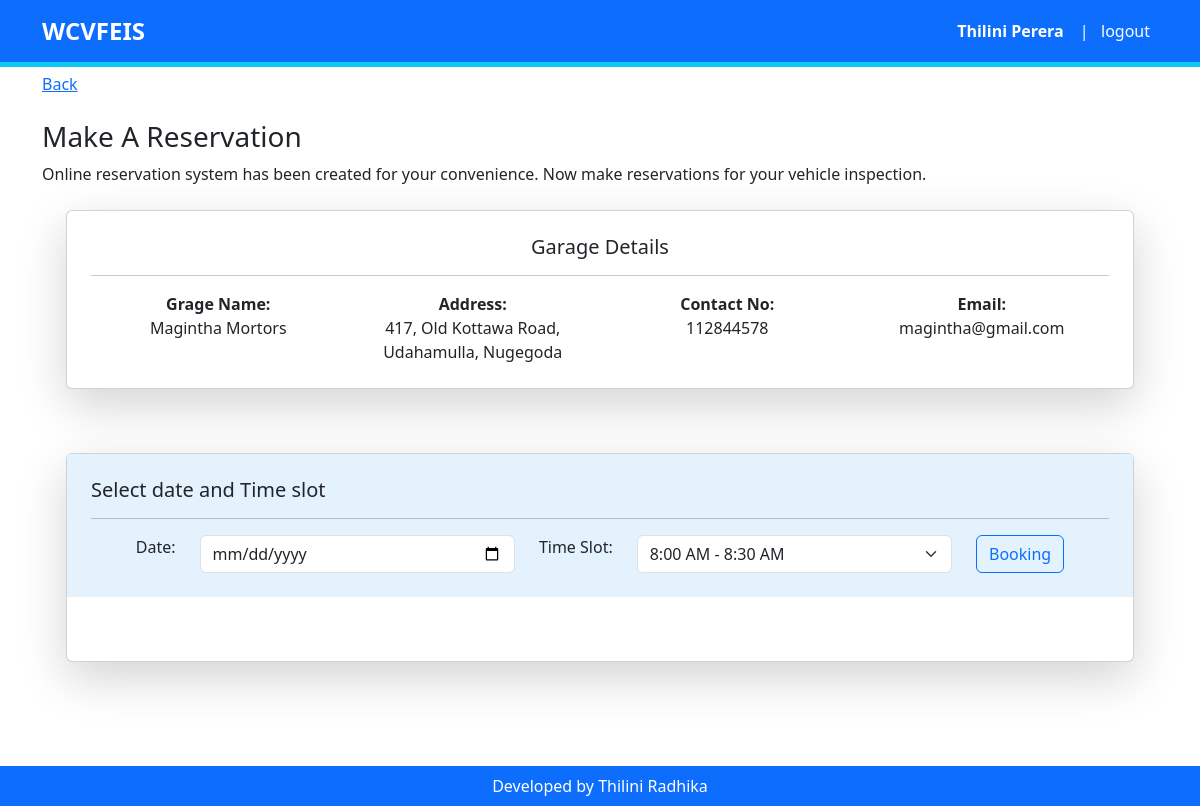
The app's page /c-vehicle-owner/c-booking.php?garageId=1 (signed in) with its own data.
### tables this page shows
CREATE TABLE `garage` (
  `garageId` int(200) NOT NULL,
  `garageName` varchar(200) NOT NULL,
  `gAddress` varchar(200) NOT NULL,
  `gPno` int(200) NOT NULL,
  `gDistrict` varchar(200) NOT NULL,
  `gCity` varchar(200) NOT NULL,
  `gEmail` varchar(200) NOT NULL,
  `regYear` int(200) NOT NULL,
  `registredBy` varchar(200) NOT NULL,
  `registredDate` date NOT NULL,
  `gStatus` varchar(200) NOT NULL
);

### c-vehicle-owner/c-booking.php (the view, shortened to what this page needs)
<?php
include_once "../include/headervehiowner.php";
if (isset($_GET["garageId"])){
    $garageId = $_GET["garageId"];
      }
?>
<section id="dashboard">
    <div class="container contanier-fluid py-5">
        <a class="d-grid py-4" href="c-dashboard.php" role="button">Back</a>
        <h3>Make A Reservation</h3>
        <p>Online reservation system has been created for your convenience. Now make reservations for your vehicle inspection.</p>
        <div class="row justify-content-md-center px-4 py-2">
            <div class="text-center">
                <div class="card shadow-lg mb-5 bg-body rounded">
                    <div class="card-body p-4">
                    <h5>Garage Details</h5><hr>
                    <?php $sql = "SELECT * FROM garage WHERE garageId='$garageId'";
                        $result1 = mysqli_query($conn, $sql);
                        if (mysqli_num_rows($result1) > 0) {
                            while ($row = mysqli_fetch_assoc($result1)) { ?>
                        <div class="container">
                            <div class="row row-cols-1 row-cols-sm-2 row-cols-md-4">
                                <div class="col"><b>Grage Name:</b> </br> <?php echo $row['garageName']?></div>
                                <div class="col"><b>Address:</b> </br> <?php echo $row['gAddress']?></div>
                                <div class="col"><b>Contact No:</b>  </br> <?php echo $row['gPno'] ?></div>
                                <div class="col"><b>Email:</b> </br> <?php echo $row['gEmail']?></div>
                            </div>
                        </div>
                    <?php   }
                    } ?>
                    </div>
                </div>
            </div>
        </div>
        <div class="row justify-content-md-center px-4 py-2">
            <div class="">
                <div class="card shadow-lg mb-5 bg-body rounded">
                    <div class="text-left p-4" style="background-color: #e3f2fd"><h5>Select date and Time slot</h5> <hr>
                        <div class="container">
                        <form action="c-booking-process.php" method="POST">
                            <div class="row justify-content-md-center">
                                <div class="col-md-auto">
                                     <label class="form-label" for="date" >Date:</label>
                                </div>
                                <div class="col col-lg-4">
                                    <input class="form-control me-2" type="date" id="date" name="date" required min="<?php echo date('Y-m-d'); ?>">
                                </div>
                                    <div class="col-md-auto">
                                     <label class="form-label" for="time">Time Slot:</label>
                                </div>
                                <div class="col col-lg-4">
                                    <select  class="form-select me-2" id="time" name="time" type="time" required>
                                        <option>8:00 AM - 8:30 AM</option>
                                    </select>
                                </div>
                                <div class="col-md-auto">
                                    <button class="btn btn-outline-primary" type="submit">Booking</button>
                                </div>
                            </div>
                            </div>
                    </div>
                     <div class="card-body text-center" >
                        <p class="p-2 text-center">
                        </p>
                    </div>
                </div>
            </div>
        </div>
    </div>
</section>
<?php
include_once "../include/footer.php";
?>

### style.css (style rules this page uses)
* { padding: 0; margin: 0; box-sizing: border-box; }
body { overflow-x: hidden; }

### records on screen
garage: garageName "Magintha Mortors", gAddress "417, Old Kottawa Road, Udahamulla, Nugegoda", gPno "112844578", gEmail "magintha@gmail.com"

### other values on screen
$_SESSION['fname'] "Thilini"
$_SESSION['lname'] "Perera"
